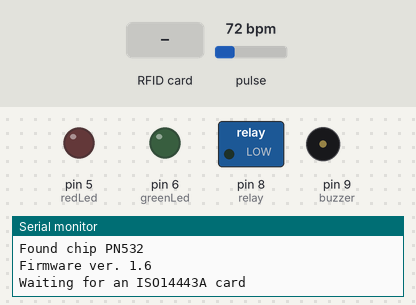
Bench run of a sketch on a simulated Arduino Uno, built with avr-gcc and run on an emulated ATmega328P. Parts: switched loads named in the sketch (green lamp = pin HIGH), output pins drawn as LEDs (lit = HIGH), buzzer (waves = sounding), the last lines printed to the serial monitor. Inputs (shaded band) come from the test bench; at power-on: pulse 72 bpm.

Above: at 1.2 s.
1.3 s: RFID card 5E 7A 19 C4 held to the reader
At 3.3 s:
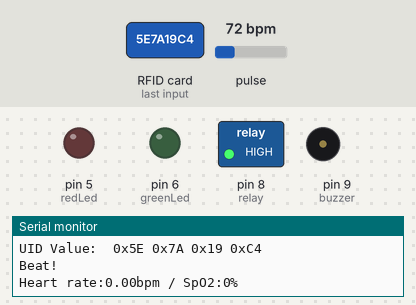
At 5.8 s:
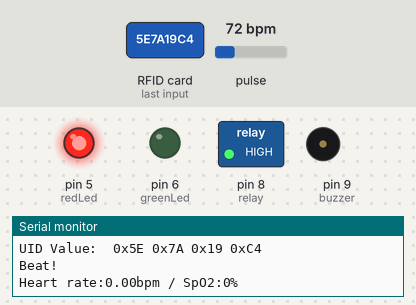
Timing chart, 0 to 7.3 s (numbered marks = the images above; inputs shaded):
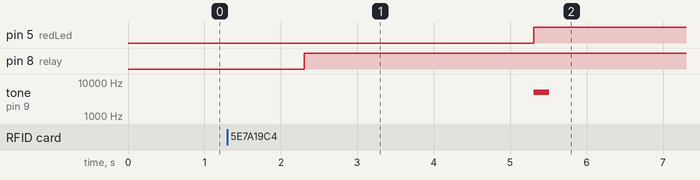

The sketch:

covip_21_Code.ino
```cpp
//Libraries
#include <Wire.h>
#include <Wire.h>
#include "MAX30100_PulseOximeter.h"


#define REPORTING_PERIOD_MS     1000

PulseOximeter pox;
uint32_t tsLastReport = 0;

void onBeatDetected()
{
    Serial.println("Beat!");
}

const int redLed=5;
const int greenLed=6;
const int buzzer =9;
const int relay= 8;
#if 0
  #include <SPI.h>
  #include <PN532_SPI.h>
  #include "PN532.h"

  PN532_SPI pn532spi(SPI, 10);
  PN532 nfc(pn532spi);
#elif 1
  #include <PN532_HSU.h>
  #include <PN532.h>

  PN532_HSU pn532hsu(Serial);
  PN532 nfc(pn532hsu);
#else
  #include <Wire.h>
  #include <PN532_I2C.h>
  #include <PN532.h>
  PN532_I2C pn532i2c(Wire);
  PN532 nfc(pn532i2c);
#endif
void setup(void) {
  Serial.print("Initializing pulse oximeter..");
    if (!pox.begin()) {
        Serial.println("FAILED");
        for(;;);
    } else {
        Serial.println("SUCCESS");
    }
     pox.setIRLedCurrent(MAX30100_LED_CURR_7_6MA);

    // Register a callback for the beat detection
    pox.setOnBeatDetectedCallback(onBeatDetected);
pinMode(redLed,OUTPUT);
pinMode(greenLed,OUTPUT);
pinMode(relay,OUTPUT);
pinMode(buzzer,OUTPUT);

Serial.begin(115200);
Serial.println("Hello!");

  nfc.begin();
  uint32_t versiondata = nfc.getFirmwareVersion();
  if (! versiondata) {
    Serial.print("Didn't find PN53x board");
    while (1); // halt
  }

  #include <PN532.h>
  #include <NfcAdapter.h>

  Serial.print("Found chip PN5"); Serial.println((versiondata>>24) & 0xFF, HEX);
  Serial.print("Firmware ver. "); Serial.print((versiondata>>16) & 0xFF, DEC);
  Serial.print('.'); Serial.println((versiondata>>8) & 0xFF, DEC);


nfc.setPassiveActivationRetries(0xFF);
nfc.SAMConfig();
Serial.println("Waiting for an ISO14443A card");
}

void loop(void) {
boolean success;
uint8_t uid[] = { 0, 0, 0, 0, 0, 0, 0 };
uint8_t uidLength;                        // Length of the UID (4 or 7 bytes depending on ISO14443A card type)
success = nfc.readPassiveTargetID(PN532_MIFARE_ISO14443A, &uid[0], &uidLength);
  if (success) {
    digitalWrite(A1,255);
    Serial.println("Found a card!");
    Serial.print("UID Length: ");Serial.print(uidLength, DEC);Serial.println(" bytes");
    Serial.print("UID Value: ");
    for (uint8_t i=0; i < uidLength; i++)
    {
      Serial.print(" 0x");Serial.print(uid[i], HEX);
    }
    Serial.println("");
    // Wait 1 second before continuing
    delay(1000);
      digitalWrite(relay, HIGH);
 pulse();
delay(3000);
 if(pox.getHeartRate()>100||pox.getHeartRate()<70|| pox.getSpO2()<85)
 {
tone(9, 5000, 200);
digitalWrite(greenLed,LOW);
digitalWrite(redLed,HIGH);

}
else{
digitalWrite(greenLed,HIGH);
digitalWrite(redLed,LOW);
tone(9, 1000, 200);

}
}
  else
{Serial.println("Timed out waiting for a card");
digitalWrite(relay, LOW); //drive relay
digitalWrite(redLed,LOW);
digitalWrite(greenLed,LOW);

  }

}
void pulse()
{
    pox.update();
    if (millis() - tsLastReport > REPORTING_PERIOD_MS) {
 Serial.print("Heart rate:");
Serial.print(pox.getHeartRate());
Serial.print("bpm / SpO2:");
 Serial.print(pox.getSpO2());
Serial.println("%");
tsLastReport = millis();
    }}
```

Measured:
- after the input at 1.3 s, pin 5 (redLed): LOW → HIGH after 4.0 s; pin 8 (relay): LOW → HIGH after 1.0 s; tone on pin 9 (buzzer): silent → 5000 Hz after 4.0 s, → silent 0.20 s later
